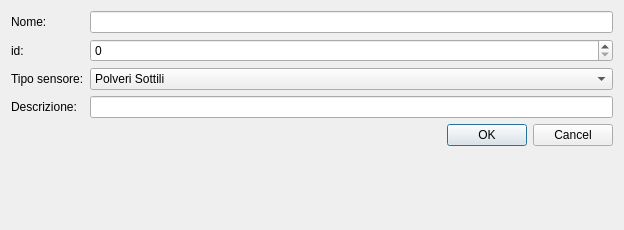
<?xml version="1.0" encoding="UTF-8"?>
<ui version="4.0">
 <class>Dialog</class>
 <widget class="QDialog" name="Dialog">
  <property name="geometry">
   <rect>
    <x>0</x>
    <y>0</y>
    <width>624</width>
    <height>230</height>
   </rect>
  </property>
  <property name="windowTitle">
   <string>Dialog</string>
  </property>
  <layout class="QFormLayout" name="formLayout">
   <item row="1" column="0">
    <widget class="QLabel" name="id">
     <property name="text">
      <string>id:</string>
     </property>
    </widget>
   </item>
   <item row="2" column="0">
    <widget class="QLabel" name="tipo">
     <property name="text">
      <string>Tipo sensore:</string>
     </property>
    </widget>
   </item>
   <item row="2" column="1">
    <widget class="QComboBox" name="scelta">
     <item>
      <property name="text">
       <string>Polveri Sottili</string>
      </property>
     </item>
     <item>
      <property name="text">
       <string>Pressione Atmosferica</string>
      </property>
     </item>
     <item>
      <property name="text">
       <string>Temperatura</string>
      </property>
     </item>
     <item>
      <property name="text">
       <string>Umidità</string>
      </property>
     </item>
     <item>
      <property name="text">
       <string>Raggi UV</string>
      </property>
     </item>
    </widget>
   </item>
   <item row="3" column="0">
    <widget class="QLabel" name="descr">
     <property name="text">
      <string>Descrizione:</string>
     </property>
    </widget>
   </item>
   <item row="3" column="1">
    <widget class="QLineEdit" name="descrizione"/>
   </item>
   <item row="4" column="1">
    <widget class="QDialogButtonBox" name="buttonBox">
     <property name="orientation">
      <enum>Qt::Horizontal</enum>
     </property>
     <property name="standardButtons">
      <set>QDialogButtonBox::Cancel|QDialogButtonBox::Ok</set>
     </property>
    </widget>
   </item>
   <item row="0" column="0">
    <widget class="QLabel" name="nome">
     <property name="text">
      <string>Nome:</string>
     </property>
    </widget>
   </item>
   <item row="0" column="1">
    <widget class="QLineEdit" name="nome_2"/>
   </item>
   <item row="1" column="1">
    <widget class="QSpinBox" name="spinBox"/>
   </item>
  </layout>
 </widget>
 <resources/>
 <connections>
  <connection>
   <sender>buttonBox</sender>
   <signal>accepted()</signal>
   <receiver>Dialog</receiver>
   <slot>accept()</slot>
   <hints>
    <hint type="sourcelabel">
     <x>248</x>
     <y>254</y>
    </hint>
    <hint type="destinationlabel">
     <x>157</x>
     <y>274</y>
    </hint>
   </hints>
  </connection>
  <connection>
   <sender>buttonBox</sender>
   <signal>rejected()</signal>
   <receiver>Dialog</receiver>
   <slot>reject()</slot>
   <hints>
    <hint type="sourcelabel">
     <x>316</x>
     <y>260</y>
    </hint>
    <hint type="destinationlabel">
     <x>286</x>
     <y>274</y>
    </hint>
   </hints>
  </connection>
 </connections>
</ui>
